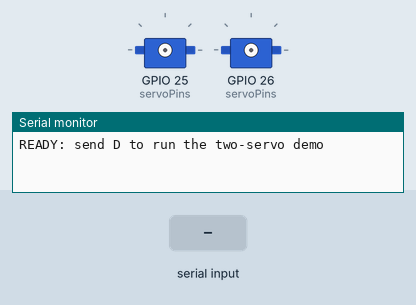
A sketch run on a simulated ESP32. Shown: 2 × servo, the last lines printed to the serial monitor. The inputs (shaded band) are chosen by the test bench. Servo pulses on a pin are drawn as a servo (544–2400 µs = 0–180°).

Above: at 1.2 s.
1.3 s: "D" received over Serial
At 3.2 s:
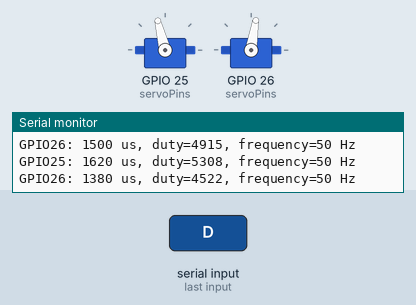
At 3.8 s:
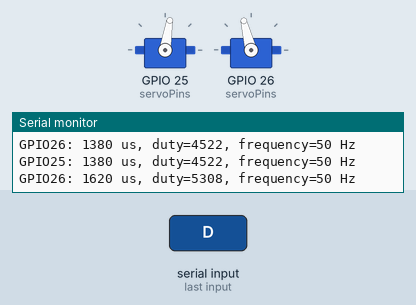
Timing chart, 0 to 6.0 s (numbered marks = the images above; inputs shaded):
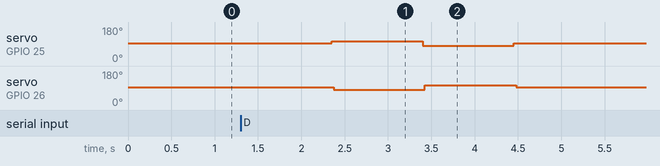

Measured:
- after the input at 1.3 s, servo on GPIO 25 (servoPins): 93° → 104° after 1.1 s, → 81° 1.1 s later, → 93° 1.1 s later; servo on GPIO 26 (servoPins): 93° → 81° after 1.1 s, → 104° 1.1 s later, → 93° 1.1 s later

The sketch:

esp32_servo_demo.ino
```cpp
#include <Arduino.h>

constexpr uint8_t servoPins[] = {25, 26};
constexpr uint32_t frequency = 50;
constexpr uint8_t resolution = 16;

bool reportAndSet(uint8_t pin, int pulseUs) {
  const uint32_t duty = (pulseUs * (1UL << resolution) + 10000) / 20000;
  const bool written = ledcWrite(pin, duty);
  // Read back after the duty has latched at a PWM period boundary.
  delay(25);
  const uint32_t actualDuty = ledcRead(pin);
  const uint32_t actualFrequency = ledcReadFreq(pin);
  Serial.printf("GPIO%u: %d us, duty=%lu, frequency=%lu Hz\n",
                pin, pulseUs, (unsigned long)actualDuty, (unsigned long)actualFrequency);
  return written && actualDuty == duty && actualFrequency == frequency;
}

void runDemo() {
  for (uint8_t pin : servoPins) {
    if (!ledcAttach(pin, frequency, resolution)) {
      Serial.printf("ERROR attaching GPIO%u\n", pin);
      for (uint8_t attached : servoPins) {
        if (attached == pin) break;
        ledcDetach(attached);
      }
      return;
    }
  }

  // Move the channels in opposite directions and finish at neutral.
  constexpr int offsetsUs[] = {0, 120, -120, 0};
  bool ok = true;
  for (int offset : offsetsUs) {
    const bool first = reportAndSet(servoPins[0], 1500 + offset);
    const bool second = reportAndSet(servoPins[1], 1500 - offset);
    if (!first || !second) {
      ok = false;
      break;
    }
    delay(1000);
  }
  for (uint8_t pin : servoPins) {
    ledcDetach(pin);
    pinMode(pin, OUTPUT);
    digitalWrite(pin, LOW);
  }
  Serial.println(ok ? "PASS PWM registers; outputs idle" : "ERROR PWM registers; outputs idle");
}

void setup() {
  Serial.begin(115200);
  for (uint8_t pin : servoPins) {
    pinMode(pin, OUTPUT);
    digitalWrite(pin, LOW);
  }
  Serial.println("READY: send D to run the two-servo demo");
}

void loop() {
  const int command = Serial.read();
  if (command == 'D' || command == 'd') runDemo();
  if (command == '?') Serial.println("READY: send D to run the two-servo demo");
}
```
